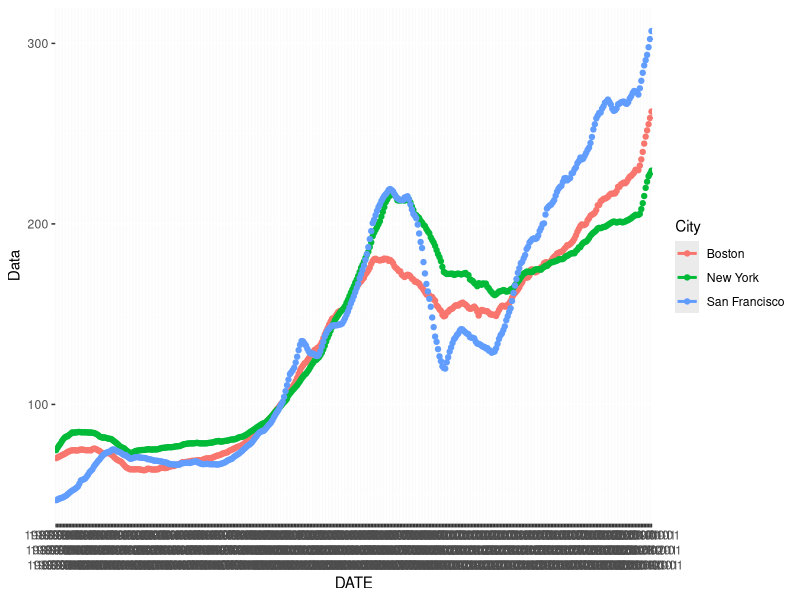

R code for this plot:
## ---- chunk 1
knitr::opts_chunk$set(echo = FALSE)
library(tidyverse)
## ---- chunk 2


raw_data_BO <- read.csv("BOXRSA.csv")
raw_data_NY <- read.csv("NYXRSA.csv")
raw_data_SF <- read.csv("SFXRSA.csv")

data_BO <- raw_data_BO %>%
mutate(City="Boston") %>%
mutate(Data= BOXRSA)

data_NY <- raw_data_NY %>%
  mutate(City="New York")%>%
  mutate(Data= NYXRSA)

data_SF <- raw_data_SF %>%
  mutate(City ="San Francisco")%>%
mutate(Data= SFXRSA)
clean_data <- bind_cols(data_BO,data_NY,data_SF)
clean_data <- bind_rows(data_BO,data_NY,data_SF)%>%
  select(DATE,Data,City)


## ---- chunk 3
clean_data %>%
  #mutate(DATE=parse_date(DATE))%>%
  group_by(City) %>%
ggplot(mapping=aes(x =DATE,y=Data,color=City))+
  geom_point()+
  geom_smooth(se= FALSE,method='lm',formula=y~x)+
  scale_x_discrete(guide = guide_axis(n.dodge=3))

